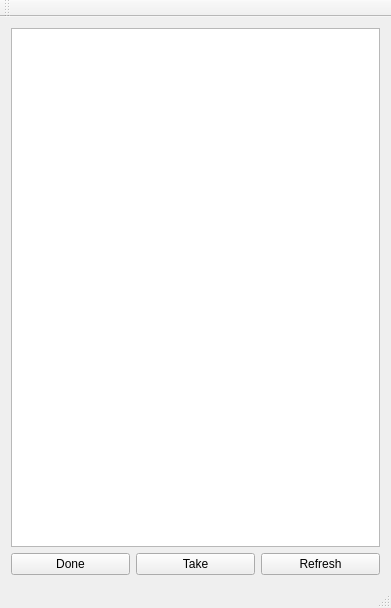
<?xml version="1.0" encoding="UTF-8"?>
<ui version="4.0">
 <class>MainWindow</class>
 <widget class="QMainWindow" name="MainWindow">
  <property name="geometry">
   <rect>
    <x>0</x>
    <y>0</y>
    <width>391</width>
    <height>608</height>
   </rect>
  </property>
  <property name="windowTitle">
   <string>MainWindow</string>
  </property>
  <widget class="QWidget" name="centralWidget">
   <layout class="QGridLayout" name="gridLayout">
    <item row="0" column="0" colspan="3">
     <widget class="QTableView" name="tableView"/>
    </item>
    <item row="1" column="0">
     <widget class="QPushButton" name="pushButton">
      <property name="text">
       <string>Done</string>
      </property>
     </widget>
    </item>
    <item row="1" column="1">
     <widget class="QPushButton" name="pushButton_3">
      <property name="text">
       <string>Take</string>
      </property>
     </widget>
    </item>
    <item row="1" column="2">
     <widget class="QPushButton" name="pushButton_2">
      <property name="text">
       <string>Refresh</string>
      </property>
     </widget>
    </item>
   </layout>
  </widget>
  <widget class="QMenuBar" name="menuBar">
   <property name="geometry">
    <rect>
     <x>0</x>
     <y>0</y>
     <width>391</width>
     <height>21</height>
    </rect>
   </property>
  </widget>
  <widget class="QToolBar" name="mainToolBar">
   <attribute name="toolBarArea">
    <enum>TopToolBarArea</enum>
   </attribute>
   <attribute name="toolBarBreak">
    <bool>false</bool>
   </attribute>
  </widget>
  <widget class="QStatusBar" name="statusBar"/>
 </widget>
 <layoutdefault spacing="6" margin="11"/>
 <resources/>
 <connections/>
</ui>
